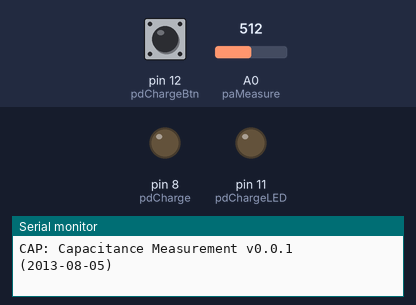
Recording of a sketch running on a simulated Arduino Uno, built with avr-gcc and run on an emulated ATmega328P. On the bench: output pins drawn as LEDs (lit = HIGH), the last lines printed to the serial monitor. The test bench sets the inputs (shaded band); at power-on: pin 12 (pdChargeBtn) HIGH, A0 (paMeasure) = 512.

Above: at 1.2 s.
1.3 s: pin 12 (pdChargeBtn) pulled LOW for 0.15 s
At 2.2 s:
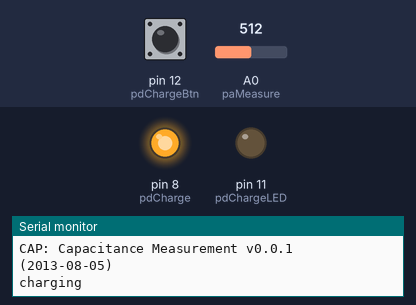
3.0 s: pin 12 (pdChargeBtn) pulled LOW for 1 s
At 3.3 s:
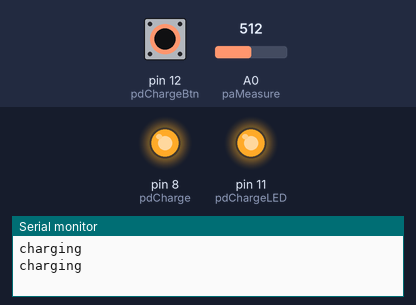
5.5 s: pin 12 (pdChargeBtn) pulled LOW for 3.2 s
At 19.9 s:
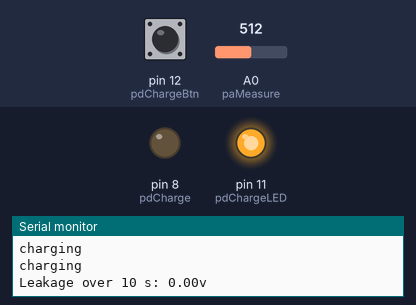
Timing chart, 0 to 20.2 s (numbered marks = the images above; inputs shaded):
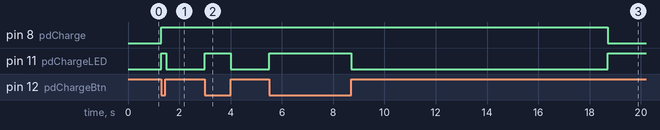

The sketch:

measure_capacitance.ino
```cpp
#define VERSION "0.0.1"
#define VERDATE "2013-08-05"
#define PROGMONIKER "CAP"

// measure capacitance
// try to have a time constant 1-10 sec, so choose a resistance 1.0 / C to 10.0 / C
// 1000 uF -> 1K - 10K
// 10 uF -> 100K - 1M

#define BAUDRATE 115200

#define resistance 6.78e3

#define pdCharge     8
#define pdChargeBtn 12
#define pdChargeLED 11

#define paMeasure   A0

#define BUFLEN 128
char strBuf [ BUFLEN + 1 ];

void setup () {
  Serial.begin ( BAUDRATE );
  while ( !Serial );

  Serial.begin(BAUDRATE);
	snprintf(strBuf, BUFLEN, "%s: Capacitance Measurement v%s (%s)\n",
	  PROGMONIKER, VERSION, VERDATE);
  Serial.print(strBuf);

 analogReference ( DEFAULT );

  pinMode ( pdCharge,     INPUT );
  pinMode ( pdChargeBtn,  INPUT );
  pinMode ( pdChargeLED, OUTPUT );

  digitalWrite ( pdCharge,    0 );
  digitalWrite ( pdChargeBtn, 1 );
  digitalWrite ( pdChargeLED, 0 );

}

void loop () {

  static unsigned long chargeLastClimbedAt_ms = 0, beganTestingAt_ms = 0, beganMeasuringAt_ms = 0;
  static int charging = 0, testing = 0, measuring = 0;
  static int chargeReading = 0, valueAtTestStart = 0;
  static float chargeReadingEWMA, peakChargeEWMA, peakChargeReadingEWMA;
  static float tcAVG;
  static int half_life = 0.1;
  static float alpha = 1.0 - pow ( 0.5, 1.0 / half_life );

  #define MAXLOOPS 6
  static float elapsedTimes [ MAXLOOPS ], targetValues [ MAXLOOPS ];
  static int loopCt;
  #define tc_factor 0.5
  // decay should be governed by v = v0 x e(  - ( t-t0 ) / tc )
  // so at tcf * tc, we should be at factor e ( - ( tcf * tc ) / tc ) or e ( - tcf )
  // should reach targetValue of 0.6065 x v0 at tc/2; 0.3679 x v0 at tc
  static float targetFactor = exp ( - tc_factor );
  static float targetValue;

  if ( ( ! digitalRead ( pdChargeBtn ) ) && ( ! charging ) && ( ! measuring ) ) {
    // button is down. start the cycle
    testing = 0;
    measuring = 0;
    peakChargeReadingEWMA = 0.0;
    if ( ! charging ) {
      pinMode ( pdCharge, OUTPUT );
      digitalWrite ( pdCharge, 1 );
      charging = 1;
      chargeLastClimbedAt_ms = millis();
      digitalWrite ( pdChargeLED, 1 );
      chargeReadingEWMA = analogRead ( paMeasure );
      Serial.println ( "charging" );
    }
    while ( ! digitalRead ( pdChargeBtn ) ) {
      delay ( 200 );
    }
  }

  if ( charging ) {
    // we're in the process of charging
    chargeReading = analogRead ( paMeasure );
    analogWrite ( pdChargeLED, int ( chargeReadingEWMA ) / 4 );
    chargeReadingEWMA = ( 1.0 - alpha ) * chargeReadingEWMA + alpha * chargeReading;
    if ( chargeReadingEWMA > peakChargeReadingEWMA ) {
      peakChargeReadingEWMA = chargeReadingEWMA;
    }
    if ( chargeReadingEWMA > peakChargeReadingEWMA + 0.5 ) {
      // climbing
      chargeReadingEWMA = ( 1.0 - alpha ) * chargeReadingEWMA + alpha * chargeReading;
      chargeLastClimbedAt_ms = millis();
      // Serial.print ( "climbing: " ); Serial.print ( chargeReading );
      // Serial.print ( " > " ); Serial.println ( chargeReadingEWMA );
    } else {
      // we've peaked.
      if ( chargeReadingEWMA > 500.0 ) {
        // good charge. start the measurement process
        peakChargeEWMA = chargeReadingEWMA;
        charging = 0;
        digitalWrite ( pdChargeLED, 0 );
        pinMode ( pdCharge, INPUT );
        digitalWrite ( pdCharge, 0 );
        testing = 1;
        beganTestingAt_ms = millis();
        valueAtTestStart = chargeReading;
        // Serial.println ( "charged -> testing" );
      } else if ( ( millis () - chargeLastClimbedAt_ms ) > 20000L ) {
        Serial.print ( "Incomplete charge of " ); Serial.print ( chargeReadingEWMA );
        Serial.print ( " after " ); Serial.print ( millis () - chargeLastClimbedAt_ms );
        Serial.println ( " ms" );
        charging = 0;
        digitalWrite ( pdChargeLED, 0 );
      }
      // else just keep waiting
    }  // peaked
  }  // charging

  if ( testing ) {
    chargeReading = analogRead ( paMeasure );
    // analogWrite ( pdChargeLED, int ( chargeReadingEWMA ) / 4 );
    // chargeReadingEWMA = ( 1.0 - alpha ) * chargeReadingEWMA + alpha * chargeReading;

    if ( ( millis () - beganTestingAt_ms ) > 10000L ) {
      // done testing phase
      Serial.print ( "Leakage over 10 s: " );
      Serial.print ( ( valueAtTestStart - chargeReading ) * 5.0 / 1024.0 );
      Serial.println ( "v" );
      testing = 0;
      measuring = 1;
      targetValue = chargeReading * targetFactor;
      // Serial.print ( "Current value: " ); Serial.println ( chargeReading );
      // Serial.print ( "Target value: " ); Serial.println ( targetValue );
      pinMode ( pdCharge, OUTPUT );
      digitalWrite ( pdCharge, 0 );
      beganMeasuringAt_ms = millis();
      // targetValue = peakChargeEWMA * targetFactor;
      loopCt = 0;
      // Serial.println ( "tested -> measuring" );
      digitalWrite ( pdChargeLED, 1 );
    }
  }

  if ( measuring ) {
    chargeReading = analogRead ( paMeasure );
    if ( ( chargeReading < targetValue ) && ( loopCt < MAXLOOPS ) ) {
      // expecting that tc_factor * tc time has elapsed
      unsigned long elapsed = millis() - beganMeasuringAt_ms;
      // Serial.print ( "Elapsed time " ); Serial.print ( elapsed );
      // Serial.print ( " ms; " ); Serial.print ( targetValue );
      // Serial.println ();
      elapsedTimes [ loopCt ] = elapsed;
      targetValues [ loopCt ] = targetValue;
      beganMeasuringAt_ms = millis();
      targetValue = targetValue * targetFactor;
      if ( loopCt == 0 ) tcAVG = 0.0;
      tcAVG += elapsed;
      loopCt++;
      digitalWrite ( pdChargeLED, 1 - digitalRead ( pdChargeLED ) );
    }
    if ( loopCt >= MAXLOOPS ) {
      #define VOLTS_PER_COUNT ( 5.0 / 1024.0 )
      Serial.print ( "Peak charging voltage: " ); Serial.println ( peakChargeEWMA * VOLTS_PER_COUNT );
      for ( int i = 0; i < MAXLOOPS; i++ ) {
        Serial.print ( "Voltage level " ); Serial.print ( targetValues [ i ] * VOLTS_PER_COUNT );
        Serial.print ( ": elapsed time " ); Serial.print ( elapsedTimes [ i ] );
        Serial.print ( " ms; " );
        Serial.println ();
      }
      tcAVG = tcAVG / tc_factor / float ( loopCt );
      Serial.print ( "tc: " ); Serial.println ( tcAVG );
      // tc is in ms, so divide by 1e3; want output in uF, so multiply by 1e6; result, multiply by 1e3
      Serial.print ( "capacitance measured: " );
      Serial.print ( tcAVG / resistance * 1e3 ); Serial.println ( " uF" );
      measuring = 0;
      digitalWrite ( pdChargeLED, 0 );
      Serial.println ( "Done." );
    }
  }

  // delay ( 5 );

}
```

Measured:
- after the input at 1.3 s, pin 8 (pdCharge): LOW → HIGH at once; pin 11 (pdChargeLED): LOW → HIGH at once, → LOW 0.20 s later
- after the input at 3.0 s, pin 11 (pdChargeLED): LOW → HIGH at once, → LOW 1.0 s later
- after the input at 5.5 s, pin 8 (pdCharge): HIGH → LOW after 13.2 s instead of 8.5 s; pin 11 (pdChargeLED): LOW → HIGH after 0.00 s instead of 8.5 s
